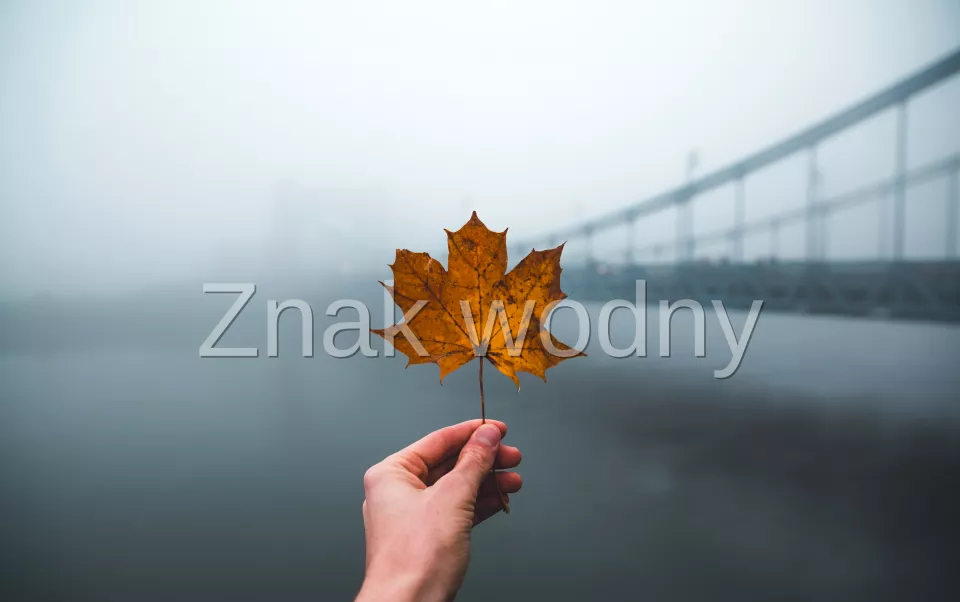
#> input picture Lab8/obraz.png, 960 x 602 px
$ python patchwork_watermark.py obraz.png 5 3
#> lines starting #> are read from the running program, lines starting #| are printed output that depends on the picture
import sys
import cv2
import numpy as np
from matplotlib import pyplot as plt

DELTA = 5.0
THRESHOLD = 10

def create_rng(key):
    return np.random.default_rng(key)


def select_pairs(rng, n, image):
    h, w = image.shape[:2]
    for _ in range(n):
        a = (rng.integers(0, h), rng.integers(0, w))
        b = (rng.integers(0, h), rng.integers(0, w))
        yield a, b

def watermark(image, key, n):
    img = image.astype(np.float32).copy()
    rng = create_rng(key)

    s = 0.0
    for (ax, ay), (bx, by) in select_pairs(rng, n, img):
        s += img[ax, ay]
        s += img[bx, by]
        img[ax, ay] += DELTA
        img[bx, by] -= DELTA

    return np.clip(img, 0, 255).astype(np.uint8), s

def detect(image, key, n, s):
    img = image.astype(np.float32).copy()
    rng = create_rng(key)
    s_prim = 0.0

    for (ax, ay), (bx, by) in select_pairs(rng, n, img):
        img[ax, ay] -= DELTA
        img[bx, by] += DELTA
        s_prim += img[ax, ay]
        s_prim += img[bx, by]

    if abs(s_prim - s) > THRESHOLD:
        return "Znak wodny niewykryty"
    else:
        return "Znak wodny wykryty"

def noise_image(image):
    noise = np.random.normal(0, 2, image.shape)
    noised = image.astype(np.float32) + noise
    return np.clip(noised, 0, 255).astype(np.uint8)

def show_results(original_image, watermark_image, modified_watermark_image, key, n, s):
    fig, axs = plt.subplots(1, 3, figsize=(15, 5))

    axs[0].imshow(original_image, cmap="gray")
    axs[0].set_title("Oryginalny obrazek")
    axs[0].axis("off")

    axs[1].imshow(watermark_image, cmap="gray")
    axs[1].set_title("Obrazek ze znakiem wodnym\nDetekcja: " + detect(watermark_image, key, n, s))
    axs[1].axis("off")

    axs[2].imshow(modified_watermark_image, cmap="gray")
    axs[2].set_title("Zmodyfikowany obrazek ze znakiem wodnym\nDetekcja: " + detect(modified_watermark_image, key, n, s))
    axs[2].axis("off")

    plt.tight_layout()
    plt.show()

def main():
    #Uruchomienie: py .\patchwork_watermark.py obraz klucz n
    image = cv2.imread(sys.argv[1], cv2.IMREAD_GRAYSCALE)
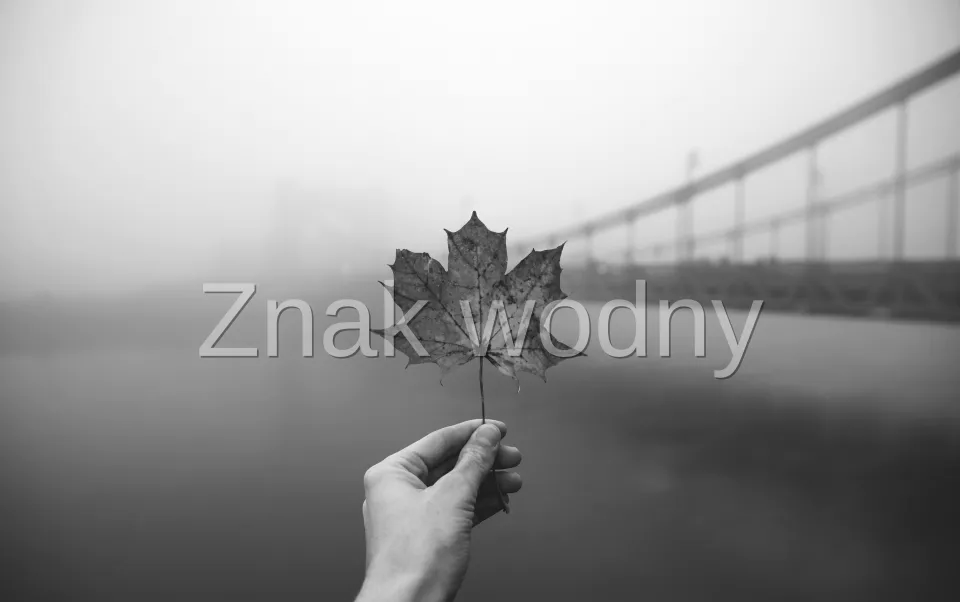
#> image: shape (602, 960); min 20, max 252, mean 154.6
    key = int(sys.argv[2])
    n = int(sys.argv[3])

    watermark_image, s = watermark(image, key, n)
#> the loop in watermark, `for (ax, ay), (bx, by) in select_pairs(rng, n, img):` made 3 passes
#> (ax, ay, bx, by, s) on passes 1 to 3: (403, 772, 13, 775, 321), (282, 494, 379, 274, 542), (589, 51, 167, 368, 836)
#> after the loop in watermark, `for (ax, ay), (bx, by) in select_pairs(rng, n, img):`: img: shape (602, 960) float32; min 20, max 252, mean 154.6
#> after the loop in watermark, `for (ax, ay), (bx, by) in select_pairs(rng, n, img):`: s = 836
#> s = 836
    cv2.imwrite("obraz_znak_wodny.png", watermark_image)

    modified_watermark_image = noise_image(watermark_image)
    cv2.imwrite("zmodyfikowany_obraz_znak_wodny.png", modified_watermark_image)

    show_results(image, watermark_image, modified_watermark_image, key, n, s)
#> the loop in detect, `for (ax, ay), (bx, by) in select_pairs(rng, n, img):` made 3 passes
#> the loop in detect (call 2), `for (ax, ay), (bx, by) in select_pairs(rng, n, img):` made 3 passes
#> (ax, ay, bx, by, s_prim) on passes 1 to 3: (403, 772, 13, 775, 324), (282, 494, 379, 274, 547), (589, 51, 167, 368, 840)
#> after the loop in detect (call 2), `for (ax, ay), (bx, by) in select_pairs(rng, n, img):`: img: shape (602, 960) float32; min 17, max 255, mean 154.1
#> in show_results, `plt.show()`:
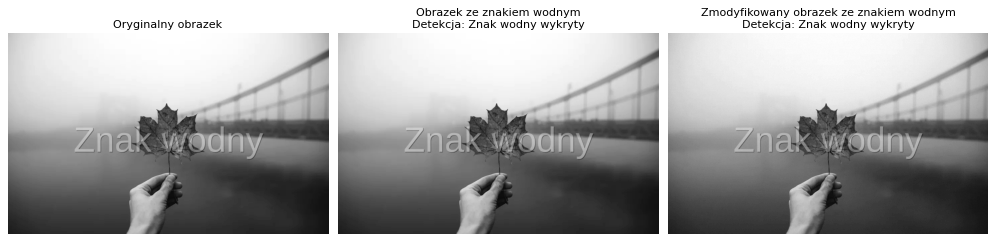
#> figure drawn by matplotlib, 3 panels

main()
